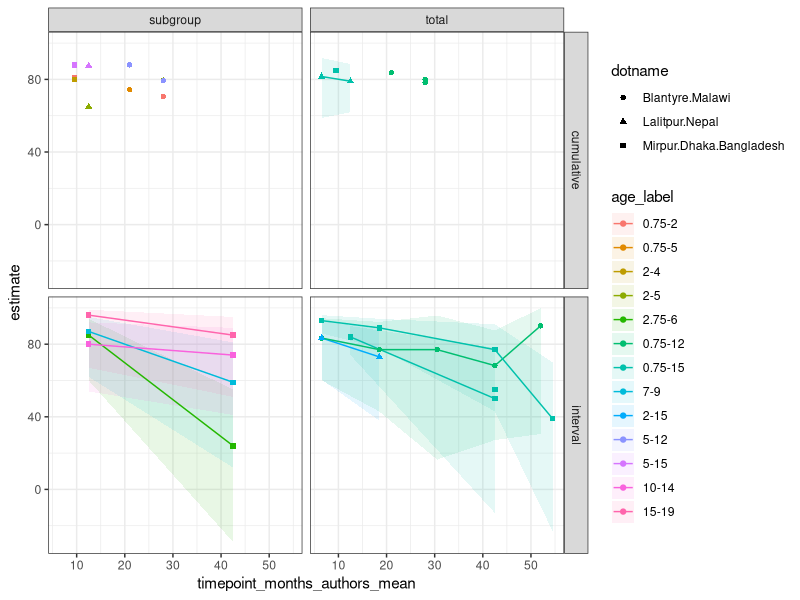
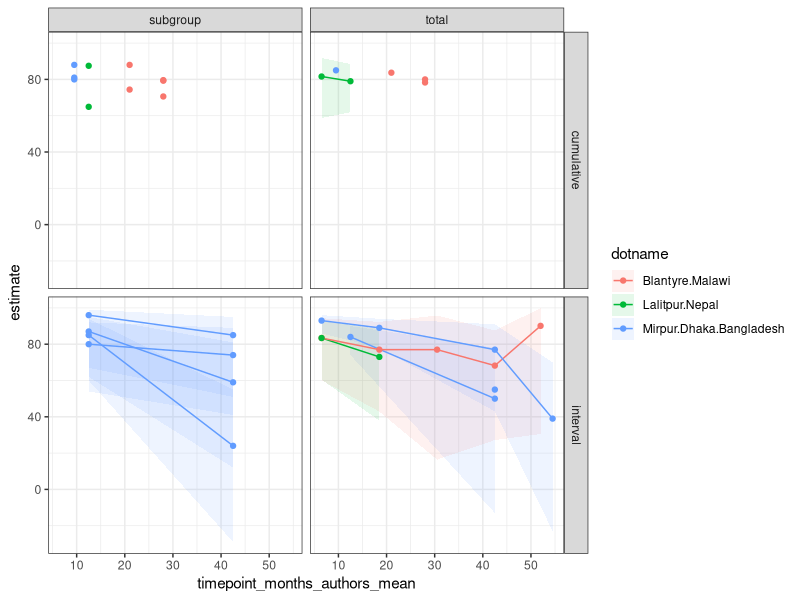
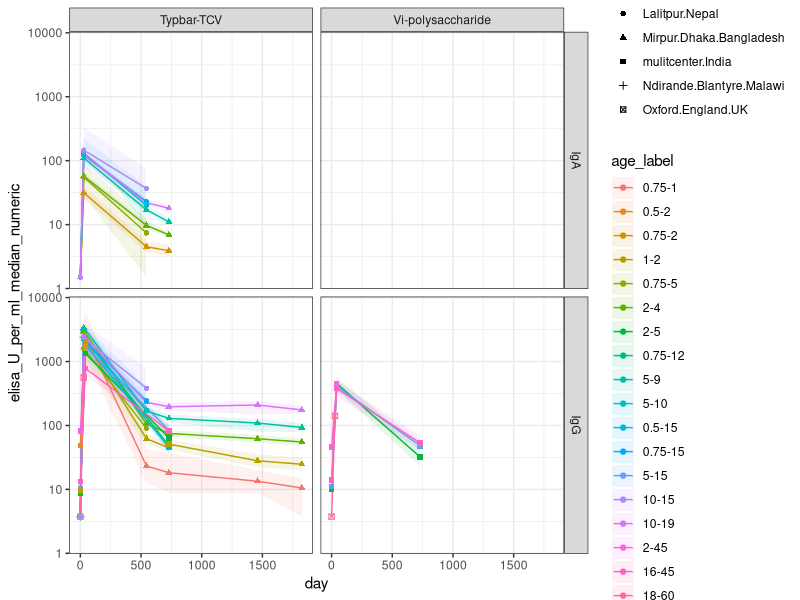
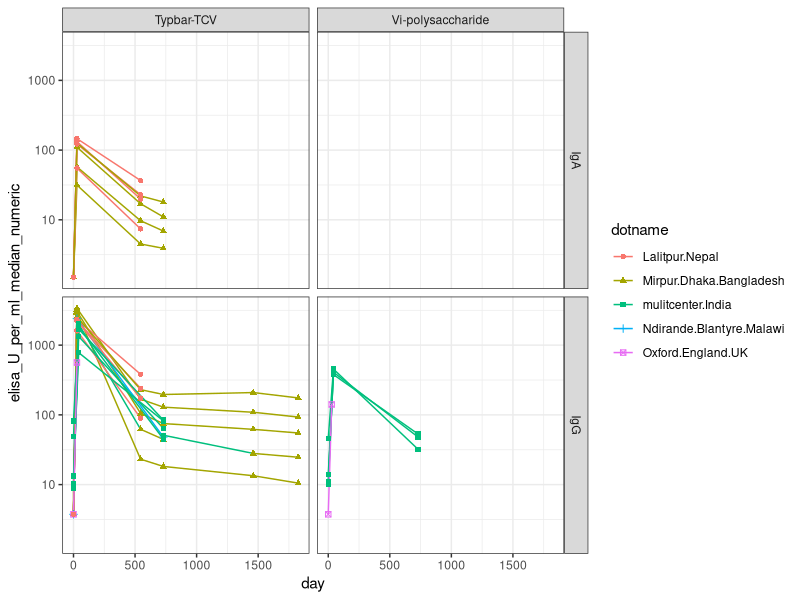

Generate these figures, in order, with R:
# efficacy and immunogenicity exploration scratchfile

library(tidyverse)

# efficacy data
d_eff = readxl::read_excel('data/typhoid_vaccine_study_data.xlsx',sheet = 'efficacy')  |>
  mutate(estimate=as.numeric(estimate),
         lower=as.numeric(lower),
         upper=as.numeric(upper),
         age_min_years = as.numeric(age_min_years),
         age_max_years = as.numeric(age_max_years)) |>
  mutate(timepoint_months_authors_mean=1/2*(timepoint_months_authors_min + timepoint_months_authors_max)) |>
  mutate(age_mean=1/2*(age_min_years + age_max_years)) |>
  mutate(age_label = factor(paste(age_min_years,'-',age_max_years,sep=''))) |>
  mutate(age_label = reorder(age_label, age_mean))
  
names(d_eff)


# plot total individual VE for bacteriologically-confirmed typhoid fever vs time
plot_dat = d_eff |> 
  filter(endpoint == 'total_individual_VE') |>
  filter(outcome %in% c('blood_culture_confirmed_typhoid_fever')) |>
  filter(vaccine == 'Typbar-TCV') |>
  arrange(study,age_label,timepoint_months_authors_mean)

names(plot_dat)

ggplot(plot_dat, aes(shape=dotname,color=age_label,fill=age_label,group=interaction(age_label,design_group))) +
  geom_ribbon(aes(x=timepoint_months_authors_mean,ymin=lower,ymax=upper),color=NA,alpha=0.1) +
  geom_line(aes(x=timepoint_months_authors_mean,y=estimate)) +
  geom_point(aes(x=timepoint_months_authors_mean,y=estimate)) +
  facet_grid('endpoint_duration ~ age_cohort') +
  theme_bw() 


ggplot(plot_dat, aes(color=dotname,fill=dotname,group=interaction(age_label,design_group))) +
  geom_ribbon(aes(x=timepoint_months_authors_mean,ymin=lower,ymax=upper),color=NA,alpha=0.1) +
  geom_line(aes(x=timepoint_months_authors_mean,y=estimate)) +
  geom_point(aes(x=timepoint_months_authors_mean,y=estimate)) +
  facet_grid('endpoint_duration ~ age_cohort') +
  theme_bw() 

# immunogenicitiy data
d_imm = readxl::read_excel('data/typhoid_vaccine_study_data.xlsx',sheet = 'immunogenicity') |>
  pivot_longer(
    cols = matches("^(treatment|control)_day"),    # select columns starting with "treatment" or "control" and "day"
    names_to = c("cohort", "day", "measure"),       # create three new columns from parts of the name
    names_pattern = "(treatment|control)_day(\\d+)_(.*)",  # regex to extract the cohort, day, and measure
    values_to = "value",                             # the data goes into a new column named 'value'
    values_transform = list(value = as.character)
  ) |>
  mutate(day = as.numeric(day)) |>
  pivot_wider(
    names_from = measure,
    values_from = value
  ) |>
  drop_na(N) |>
  mutate(across(c("age_min_years","age_max_years","N", "seropositive_percent", "fold_rise_median","fold_rise_lower",
                  "fold_rise_upper","seroconversion_percent"), as.numeric)) |>
  mutate(elisa_U_per_ml_median_numeric = if_else(elisa_U_per_ml_median=='<7.5',3.75,if_else(elisa_U_per_ml_median=='<3.0',1.5,as.numeric(elisa_U_per_ml_median)))) |>
  mutate(elisa_U_per_ml_lower_numeric = if_else(elisa_U_per_ml_lower=='<7.5',3.75,if_else(elisa_U_per_ml_lower=='<3.0',1.5,as.numeric(elisa_U_per_ml_lower)))) |>
  mutate(elisa_U_per_ml_upper_numeric = if_else(elisa_U_per_ml_upper=='<7.5',3.75,if_else(elisa_U_per_ml_upper=='<3.0',1.5,as.numeric(elisa_U_per_ml_upper)))) |>
  mutate(age_mean = 1/2*(age_min_years + age_max_years)) |>
  mutate(age_label = reorder(factor(paste(age_min_years,'-',age_max_years,sep='')),age_mean))

names(d_imm)

# plot total individual VE for bacteriologically-confirmed typhoid fever vs time
plot_dat = d_imm |>
  filter(cohort == 'treatment') 
 
ggplot(plot_dat, aes(shape=dotname,color=age_label,fill=age_label,group=age_label)) +
  geom_ribbon(aes(x=day,ymin=elisa_U_per_ml_lower_numeric,ymax=elisa_U_per_ml_upper_numeric),color=NA,alpha=0.1) +
  geom_line(aes(x=day,y=elisa_U_per_ml_median_numeric)) +
  geom_point(aes(x=day,y=elisa_U_per_ml_median_numeric)) +
  facet_grid('antigen ~ vaccine') +
  theme_bw() +
  scale_y_continuous(trans='log10')

ggplot(plot_dat, aes(shape=dotname ,color=dotname,fill=dotname,group=age_label)) +
  geom_line(aes(x=day,y=elisa_U_per_ml_median_numeric)) +
  geom_point(aes(x=day,y=elisa_U_per_ml_median_numeric)) +
  facet_grid('antigen ~ vaccine') +
  theme_bw() +
  scale_y_continuous(trans='log10')
